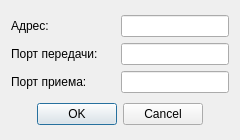
<?xml version="1.0" encoding="UTF-8"?>
<ui version="4.0">
 <class>ConnectionSetupDialog</class>
 <widget class="QDialog" name="ConnectionSetupDialog">
  <property name="geometry">
   <rect>
    <x>0</x>
    <y>0</y>
    <width>240</width>
    <height>140</height>
   </rect>
  </property>
  <property name="sizePolicy">
   <sizepolicy hsizetype="Fixed" vsizetype="Fixed">
    <horstretch>0</horstretch>
    <verstretch>0</verstretch>
   </sizepolicy>
  </property>
  <property name="windowTitle">
   <string>Подключение</string>
  </property>
  <layout class="QGridLayout" name="gridLayout_2">
   <item row="0" column="0">
    <layout class="QGridLayout" name="gridLayout">
     <item row="0" column="0">
      <widget class="QLabel" name="label">
       <property name="text">
        <string>Адрес:</string>
       </property>
      </widget>
     </item>
     <item row="0" column="1">
      <widget class="QLineEdit" name="lineEditHost">
       <property name="sizePolicy">
        <sizepolicy hsizetype="Fixed" vsizetype="Fixed">
         <horstretch>0</horstretch>
         <verstretch>0</verstretch>
        </sizepolicy>
       </property>
       <property name="alignment">
        <set>Qt::AlignCenter</set>
       </property>
      </widget>
     </item>
     <item row="1" column="0">
      <widget class="QLabel" name="label_2">
       <property name="text">
        <string>Порт передачи:</string>
       </property>
      </widget>
     </item>
     <item row="1" column="1">
      <widget class="QLineEdit" name="lineEditSendPort">
       <property name="sizePolicy">
        <sizepolicy hsizetype="Fixed" vsizetype="Fixed">
         <horstretch>0</horstretch>
         <verstretch>0</verstretch>
        </sizepolicy>
       </property>
       <property name="alignment">
        <set>Qt::AlignCenter</set>
       </property>
      </widget>
     </item>
     <item row="2" column="0">
      <widget class="QLabel" name="label_3">
       <property name="text">
        <string>Порт приема:</string>
       </property>
      </widget>
     </item>
     <item row="2" column="1">
      <widget class="QLineEdit" name="lineEditReceivePort">
       <property name="sizePolicy">
        <sizepolicy hsizetype="Fixed" vsizetype="Fixed">
         <horstretch>0</horstretch>
         <verstretch>0</verstretch>
        </sizepolicy>
       </property>
       <property name="alignment">
        <set>Qt::AlignCenter</set>
       </property>
      </widget>
     </item>
    </layout>
   </item>
   <item row="1" column="0">
    <widget class="QDialogButtonBox" name="buttonBox">
     <property name="orientation">
      <enum>Qt::Horizontal</enum>
     </property>
     <property name="standardButtons">
      <set>QDialogButtonBox::Cancel|QDialogButtonBox::Ok</set>
     </property>
     <property name="centerButtons">
      <bool>true</bool>
     </property>
    </widget>
   </item>
  </layout>
 </widget>
 <resources/>
 <connections>
  <connection>
   <sender>buttonBox</sender>
   <signal>accepted()</signal>
   <receiver>ConnectionSetupDialog</receiver>
   <slot>accept()</slot>
   <hints>
    <hint type="sourcelabel">
     <x>248</x>
     <y>254</y>
    </hint>
    <hint type="destinationlabel">
     <x>157</x>
     <y>274</y>
    </hint>
   </hints>
  </connection>
  <connection>
   <sender>buttonBox</sender>
   <signal>rejected()</signal>
   <receiver>ConnectionSetupDialog</receiver>
   <slot>reject()</slot>
   <hints>
    <hint type="sourcelabel">
     <x>316</x>
     <y>260</y>
    </hint>
    <hint type="destinationlabel">
     <x>286</x>
     <y>274</y>
    </hint>
   </hints>
  </connection>
 </connections>
</ui>
